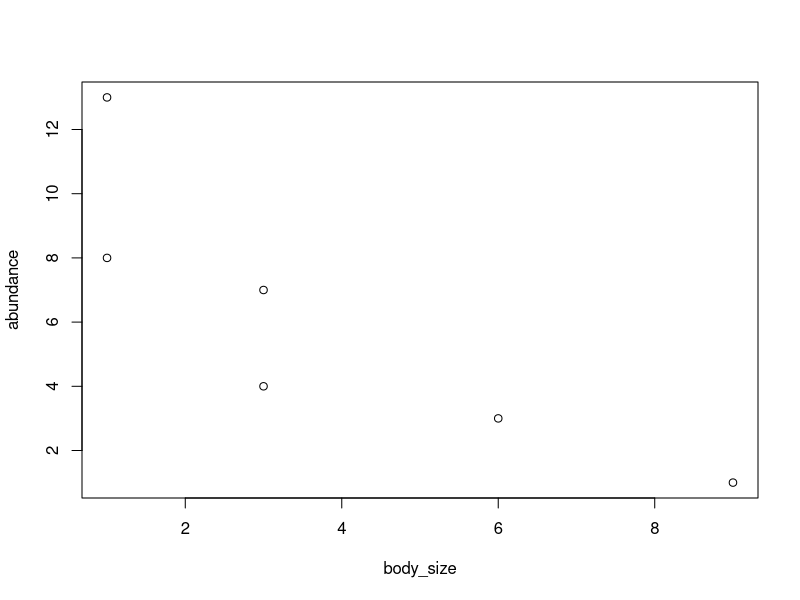
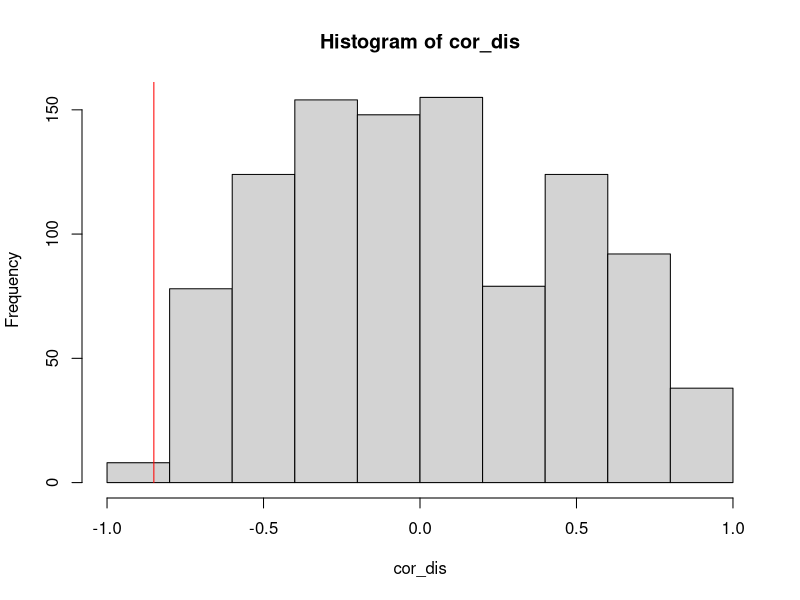
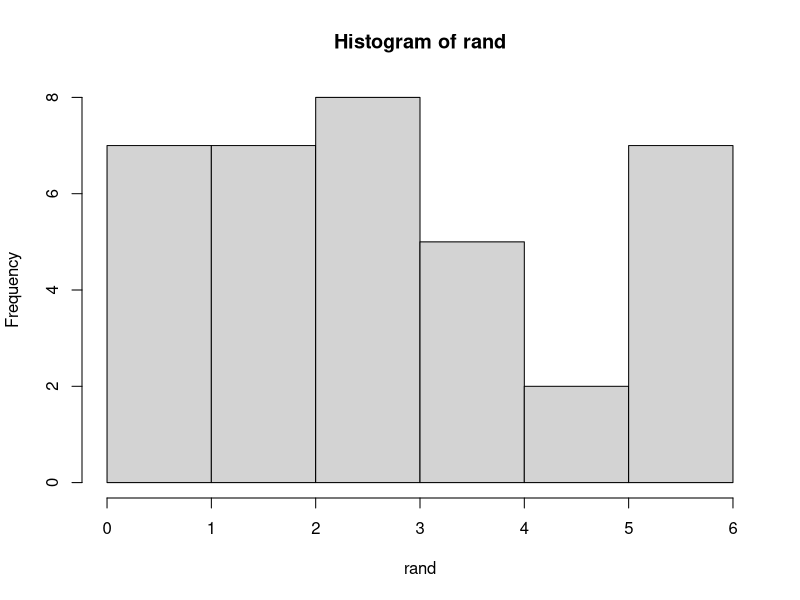
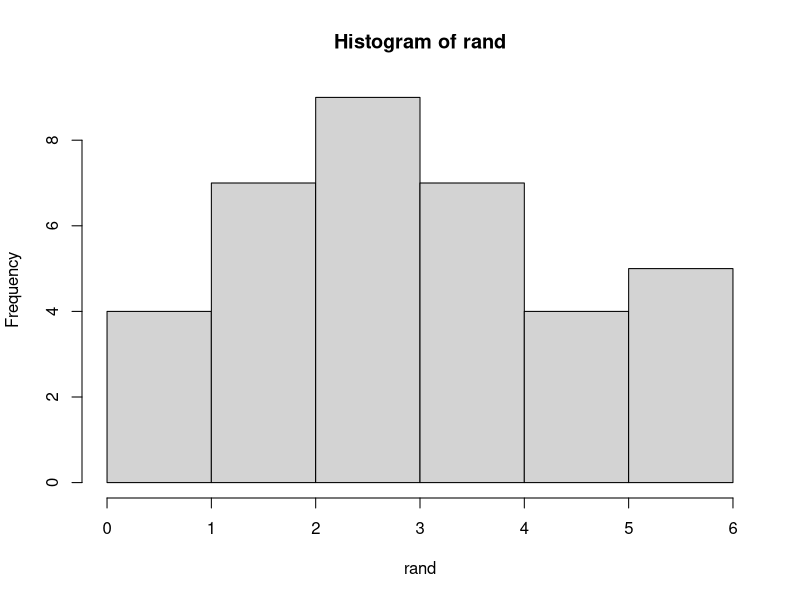
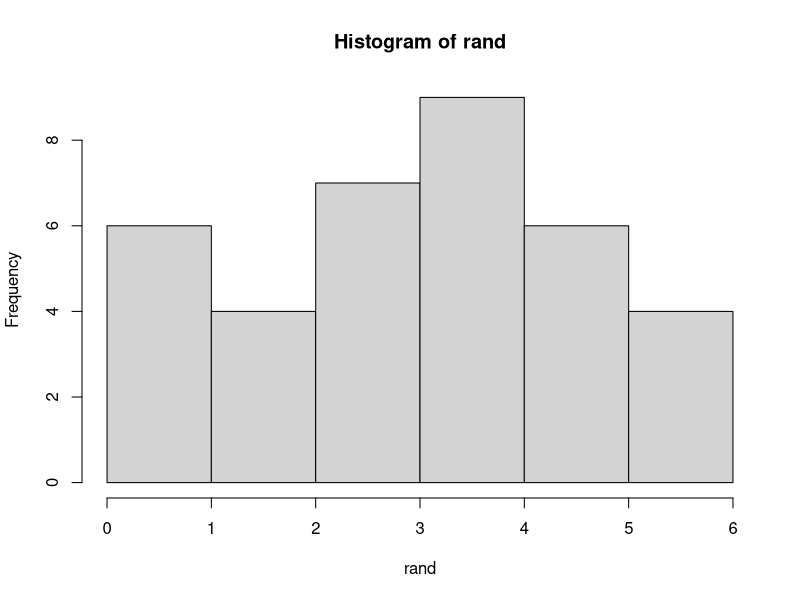
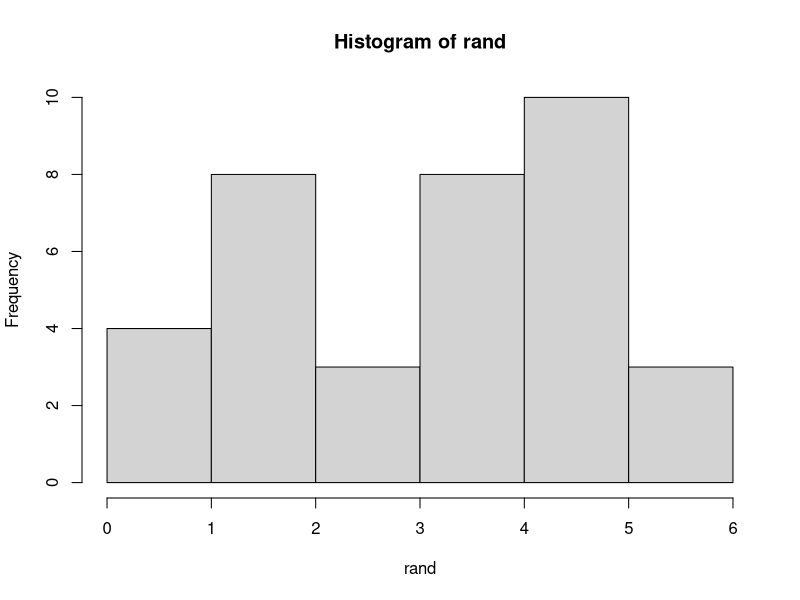
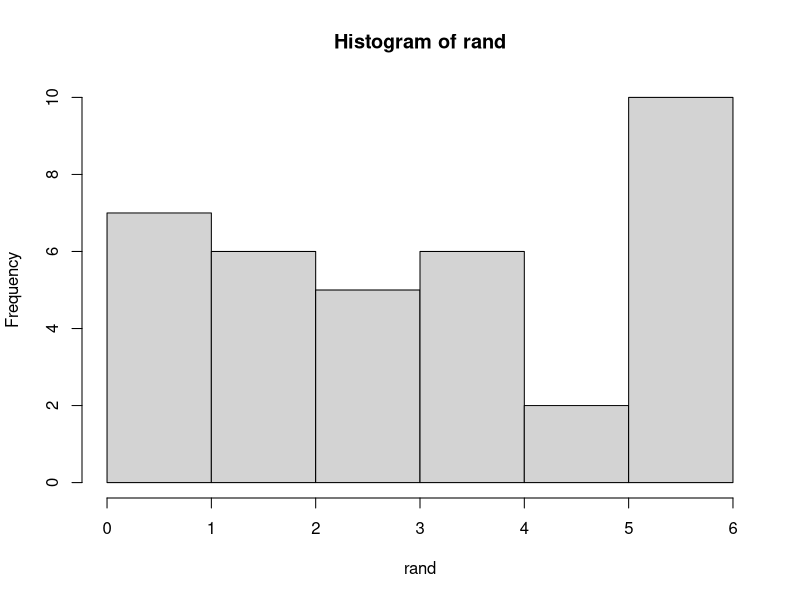
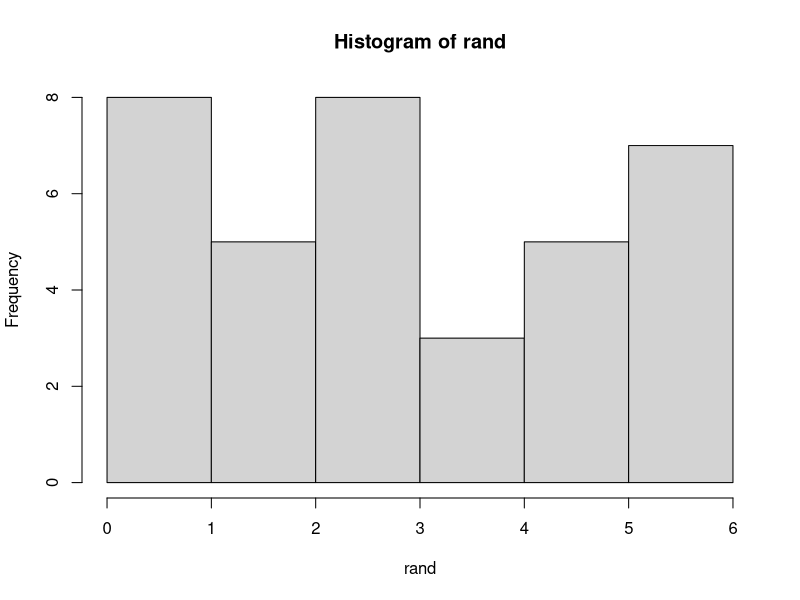

These figures' R source, in order:
#This script plays with null models as a way to learn functions and
  #practice loops.

#A simple null model used to test correlations----

#The data
abundance <- c(1,3,4,7,8,13)
body_size <- c(9,6,3,3,1,1)
plot(abundance ~ body_size)
(corr <- cor(abundance,body_size))
cor.test(abundance,body_size)

#The null model:
#idea: Brake all processes except for the process of interest and compare the
#observed with the expected data.

#In this case we want to test if this correlation may be due to randomness.
#We brake then the "body_size" process and left only randomness. use `sample()`

cor(sample(body_size, size = length(body_size), replace = FALSE), abundance)

#we do it 1000 times
cor_dis <- c()
for (k in 1:1000){
  cor_dis[k] <- cor(sample(body_size, size = length(body_size), replace = FALSE), abundance)
}

#plot
hist(cor_dis)
lines(c(corr, corr), c(0,200), col = "red")

#test p-value
(p <- pnorm(corr, mean = mean(cor_dis), sd = sd(cor_dis)))
#Or using the real distribution directly
length(cor_dis[which(cor_dis < corr)])/1000

#Another example----
#We observe a pattern: How uneven are abundance distributions?
abundance <- c(1,3,4,7,8,13)
#calculate pielou's evenees (shannon/logarithm of number of species)
#Shannon The proportion of species i relative to the total number of species
#(pi) is calculated, and then multiplied by the natural logarithm of
#this proportion (lnpi). The resulting product is summed across species,
#and multiplied by -1:
J <- function(v){
  p <- v/sum(v)
  S <- -sum(p * log(p))
  S/log(length(v))
}
eve <- J(abundance)
#is this eveness higher than expected?
#calculate evenness of a random assembly
#tip: we need to sample 36 individuals and assign them a species randomly
#then, we can group per species.
rand <- sample(c(1:6), sum(abundance), replace = TRUE)
abundance2 <- table(rand)
#abundance2 <- hist(rand, breaks = seq(0,6,1))$counts #this does the same, plots store data!
#Calculate J of the simulated community
J2 <- J(abundance2)
# now make it 1000 times
out <- c()
for(i in 1:100){
  rand <- sample(c(1:6), sum(abundance), replace = TRUE)
  abundance2 <- hist(rand, breaks = seq(0,6,1))$counts
  J2 <- J(abundance2)
  out <- c(out, J2)
}
#calculate p-value
hist(out)
lines(c(eve, eve), c(0,20), col = "red")
(p <- pnorm(eve, mean = mean(out, na.rm = TRUE), sd = sd(out, na.rm = TRUE)))
#Or using the real distribution directly
length(out[which(out < eve)])/1000

#functionalize it
null_function <- function(x, iterations = 1000){
  # make a loop
  n <- length(x)
  eve <- J(x)
  out_bs <- c()
  for(i in 1:iterations){
    rand <- sample(c(1:n), sum(x), replace = TRUE)
    x2 <- table(rand)
    J2 <- J(x2)
    out_bs <- c(out_bs, J2)
  }
  #And test significance
  out <- length(out_bs[which(out_bs < eve)])/iterations
  print(paste("The eveness value observed is ",
              round(eve, digits = 2), "and the probablility of ocurring by chance is ",
              round(out, digits = 2)))
}

null_function(c(1,2,3,4,5,6,7,8,9))
null_function(round(runif(100, 30,100)))

#make a package!


#null model 2.
#We want to test now if body size is driving the evenness patterns.
#we create a null model where body_size is the only responsible of the
#observed pattern
abundance <- c(1,3,4,7,8,13)
body_size <- c(9,6,5,3,2,1)
#Do one iteration
sample(c(1:6), 36, replace = TRUE, prob = body_size)
# make a loop
out_bs <- c()
for(i in 1:1000){
  rand <- sample(c(1:6), 36, replace = TRUE, prob = body_size)
  abundance2 <- hist(rand, breaks = seq(0,6,1))$counts
  J2 <- J(abundance2)
  out_bs <- c(out_bs, J2)
}
#And test significance
hist(out_bs)
lines(c(eve, eve), c(0,400), col = "red")
(p <- pnorm(eve, mean = mean(out_bs, na.rm = TRUE), sd = sd(out_bs, na.rm = TRUE)))
(p <- 1- pnorm(eve, mean = mean(out_bs, na.rm = TRUE), sd = sd(out_bs, na.rm = TRUE)))
#we remove NA's as in function J, log(richness) is NA when a species abundance is 0.
#basically we ignore those cases, as we are only interested in communities with all species
#having positive abundances.
#Or using the real distribution directly
length(out_bs[which(out_bs < eve)])/1000

#Functionalize it

null_function2 <- function(x, cond, iterations = 1000){
  # make a loop
  n <- length(x)
  eve <- J(x)
  out_bs <- c()
  for(i in 1:iterations){
    rand <- sample(c(1:n), sum(x), replace = TRUE, prob = cond)
    abundance2 <- table(rand)
    J2 <- J(abundance2)
    out_bs <- c(out_bs, J2)
  }
  #And test significance
  out <- length(out_bs[which(out_bs < eve)])/iterations
  print(paste("The eveness value observed is ",
              round(eve, digits = 2), "and the probablility of ocurring by the condition is ",
              round(out, digits = 2)))
}

null_function2(x = abundance, cond = body_size)

